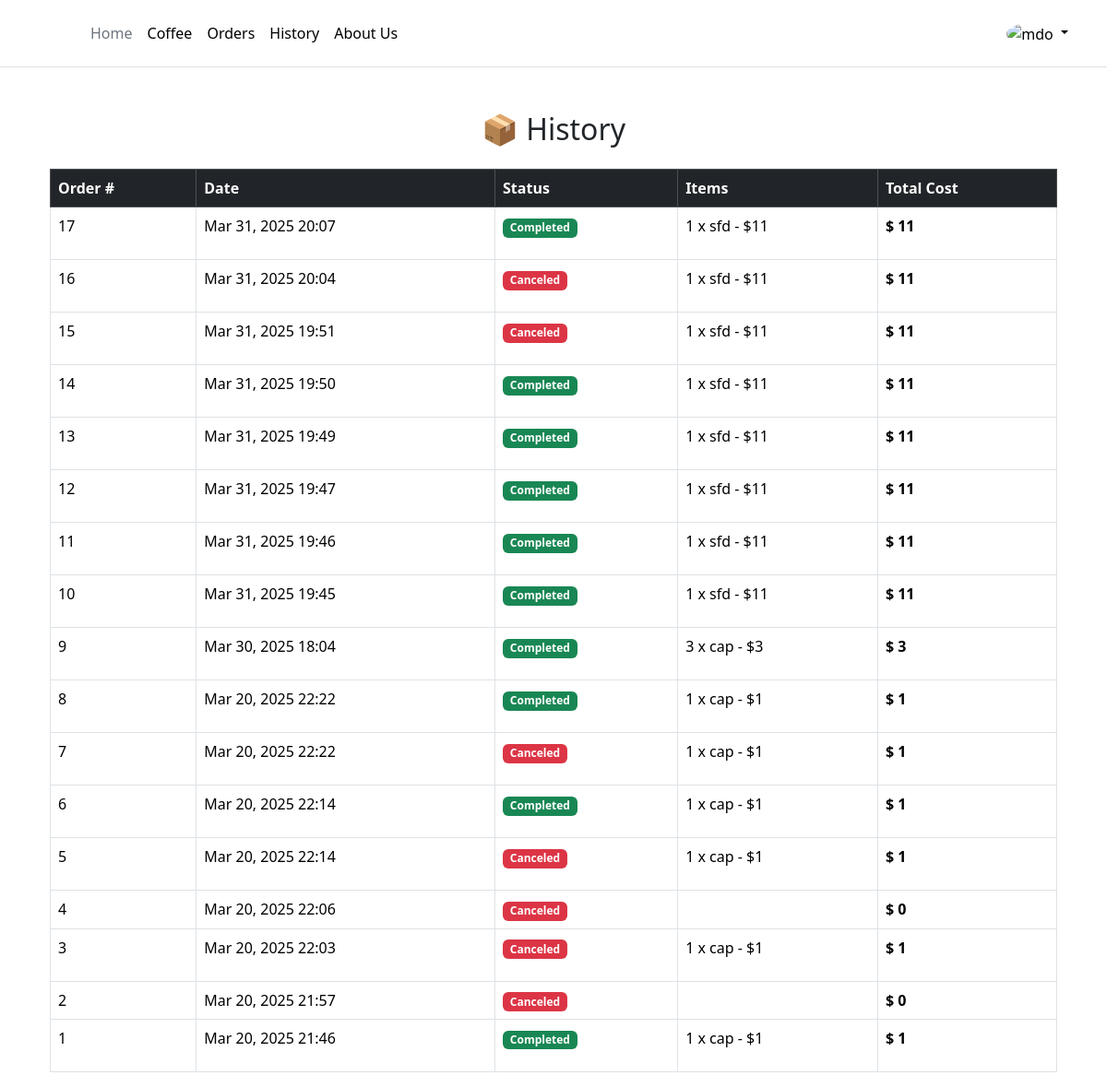
Before: /history (signed in) with the older database file.
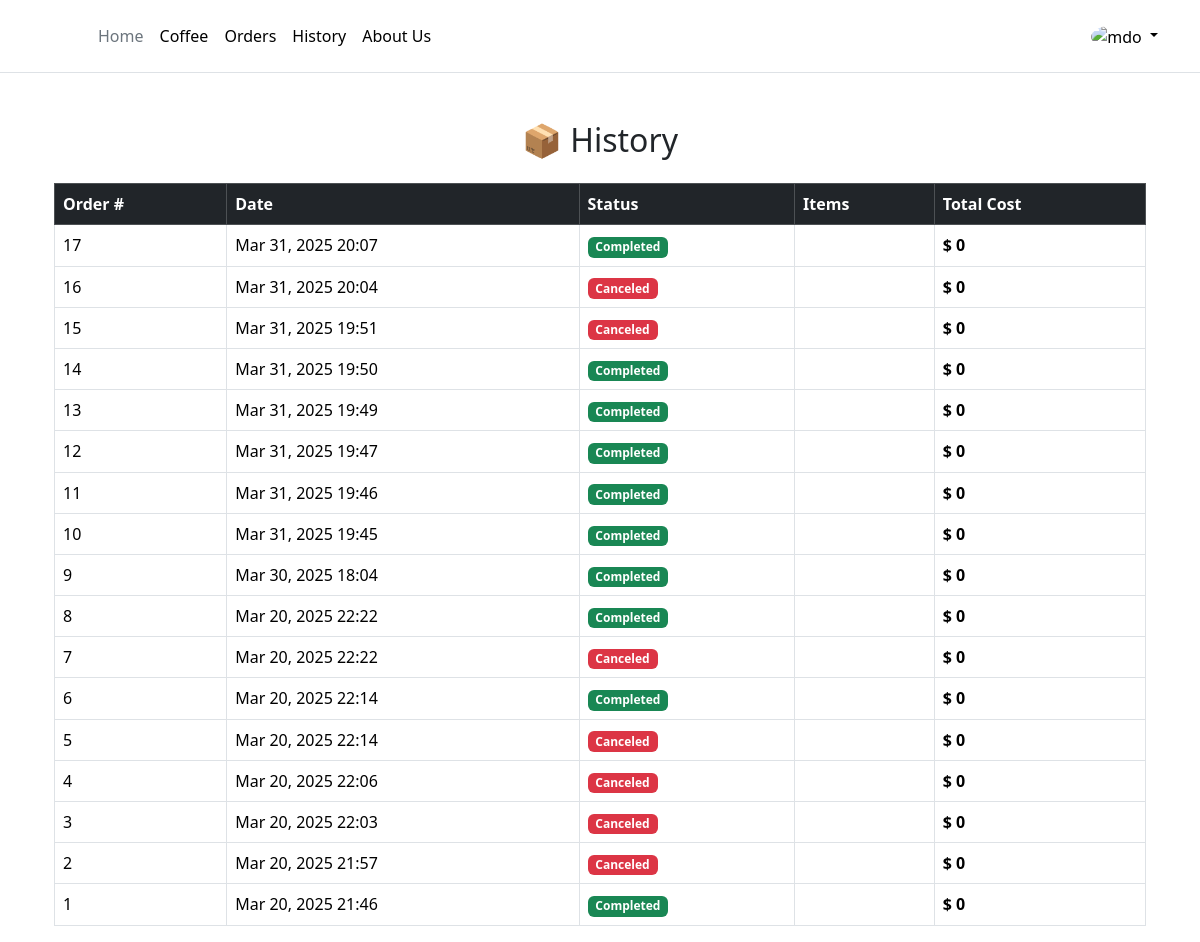
After: the same page with the newer database file.
### coffee/models.py (models this page shows, shortened)
class Order(models.Model):
    user = models.ForeignKey(User, on_delete=models.CASCADE)
    status = models.CharField(
        max_length=20,
        choices=[("pending", "Pending"), ("completed", "Completed"), ("canceled", "Canceled")],
        default="pending"
    )
    created_at = models.DateTimeField(auto_now_add=True)  # Timestamp for order creation
    def total_price(self):
        return sum(item.subtotal() for item in self.items.all())

class OrderItem(models.Model):
    order = models.ForeignKey(Order, related_name="items", on_delete=models.CASCADE)
    coffee = models.ForeignKey(Coffee, on_delete=models.CASCADE)
    quantity = models.PositiveIntegerField(default=1)
    def subtotal(self):
        return self.quantity * self.coffee.cost

class Coffee(models.Model):
    image = models.ImageField(upload_to="static/coffee_images/")
    name = models.CharField(max_length=100)
    description = models.TextField()
    cost = models.IntegerField()

### coffee/views.py (the view)
# urls.py: path('history', views.history, name='history'),
@login_required
def history(request):
    if request.user.username == 'admin':
        orders = Order.objects.all().exclude(status="pending").order_by("-created_at")
    else:
        orders = Order.objects.filter(user=request.user).exclude(status="pending").order_by("-created_at")
    return render(request, 'history.html',  {"orders": orders})

### templates/history.html (shortened to what this page needs)
{% extends '_partials/base.html' %}
{% load static %}
{% block body %}
<div class="container">
    <div class="container mt-5">
        <h2 class="text-center">📦 History</h2>
        {% if orders %}
        <div class="table-responsive">
            <table class="table table-bordered table-hover mt-3">
                <thead class="table-dark">
                    <tr>
                        <th>Order #</th>
                        <th>Date</th>
                        <th>Status</th>
                        <th>Items</th>
                        <th>Total Cost</th>
                    </tr>
                </thead>
                <tbody>
                    {% for order in orders %}
                    <tr>
                        <td>{{ order.id }}</td>
                        <td>{{ order.created_at|date:"M d, Y H:i" }}</td>
                        <td>
                            {% if order.status == "pending" %}
                            <span class="badge bg-warning">Pending</span>
                            {% elif order.status == "completed" %}
                            <span class="badge bg-success">Completed</span>
                            {% else %}
                            <span class="badge bg-danger">Canceled</span>
                            {% endif %}
                        </td>
                        <td>
                            <ul class="list-unstyled">
                                {% for item in order.items.all %}
                                <li>{{ item.quantity }} x {{ item.coffee.name }} - ${{ item.subtotal }}</li>
                                {% endfor %}
                            </ul>
                        </td>
                        <td><strong>$ {{ order.total_price }}</strong></td>
                    </tr>
                    {% endfor %}
                </tbody>
            </table>
        </div>
        {% else %}
        <p class="text-center mt-3 text-muted">You have no orders yet.</p>
        {% endif %}
    </div>
</div>
{% endblock %}

Changed rows visible on the page:
removed OrderItem: quantity "1", coffee.name "sfd", subtotal "11", shown under Order "Mar 31, 2025 20:07"
removed OrderItem: quantity "1", coffee.name "sfd", subtotal "11", shown under Order "Mar 31, 2025 20:04"
removed OrderItem: quantity "1", coffee.name "sfd", subtotal "11", shown under Order "Mar 31, 2025 19:51"
removed OrderItem: quantity "1", coffee.name "sfd", subtotal "11", shown under Order "Mar 31, 2025 19:50"
removed OrderItem: quantity "1", coffee.name "sfd", subtotal "11", shown under Order "Mar 31, 2025 19:49"
removed OrderItem: quantity "1", coffee.name "sfd", subtotal "11", shown under Order "Mar 31, 2025 19:47"
removed OrderItem: quantity "1", coffee.name "sfd", subtotal "11", shown under Order "Mar 31, 2025 19:46"
removed OrderItem: quantity "1", coffee.name "sfd", subtotal "11", shown under Order "Mar 31, 2025 19:45"
removed OrderItem: quantity "3", coffee.name "cap", subtotal "3", shown under Order "Mar 30, 2025 18:04"
removed OrderItem: quantity "1", coffee.name "cap", subtotal "1", shown under Order id 8
removed OrderItem: quantity "1", coffee.name "cap", subtotal "1", shown under Order id 7
removed OrderItem: quantity "1", coffee.name "cap", subtotal "1", shown under Order id 6
removed OrderItem: quantity "1", coffee.name "cap", subtotal "1", shown under Order id 5
removed OrderItem: quantity "1", coffee.name "cap", subtotal "1", shown under Order "Mar 20, 2025 22:03"
removed OrderItem: quantity "1", coffee.name "cap", subtotal "1", shown under Order "Mar 20, 2025 21:46"
computed for Order "Mar 31, 2025 20:07": total_price "11" → "0"
computed for Order "Mar 31, 2025 20:04": total_price "11" → "0"
computed for Order "Mar 31, 2025 19:51": total_price "11" → "0"
computed for Order "Mar 31, 2025 19:50": total_price "11" → "0"
computed for Order "Mar 31, 2025 19:49": total_price "11" → "0"
computed for Order "Mar 31, 2025 19:47": total_price "11" → "0"
computed for Order "Mar 31, 2025 19:46": total_price "11" → "0"
computed for Order "Mar 31, 2025 19:45": total_price "11" → "0"
computed for Order "Mar 30, 2025 18:04": total_price "3" → "0"
computed for Order id 8: total_price "1" → "0"
computed for Order id 7: total_price "1" → "0"
computed for Order id 6: total_price "1" → "0"
computed for Order id 5: total_price "1" → "0"
computed for Order "Mar 20, 2025 22:03": total_price "1" → "0"
computed for Order "Mar 20, 2025 21:46": total_price "1" → "0"
